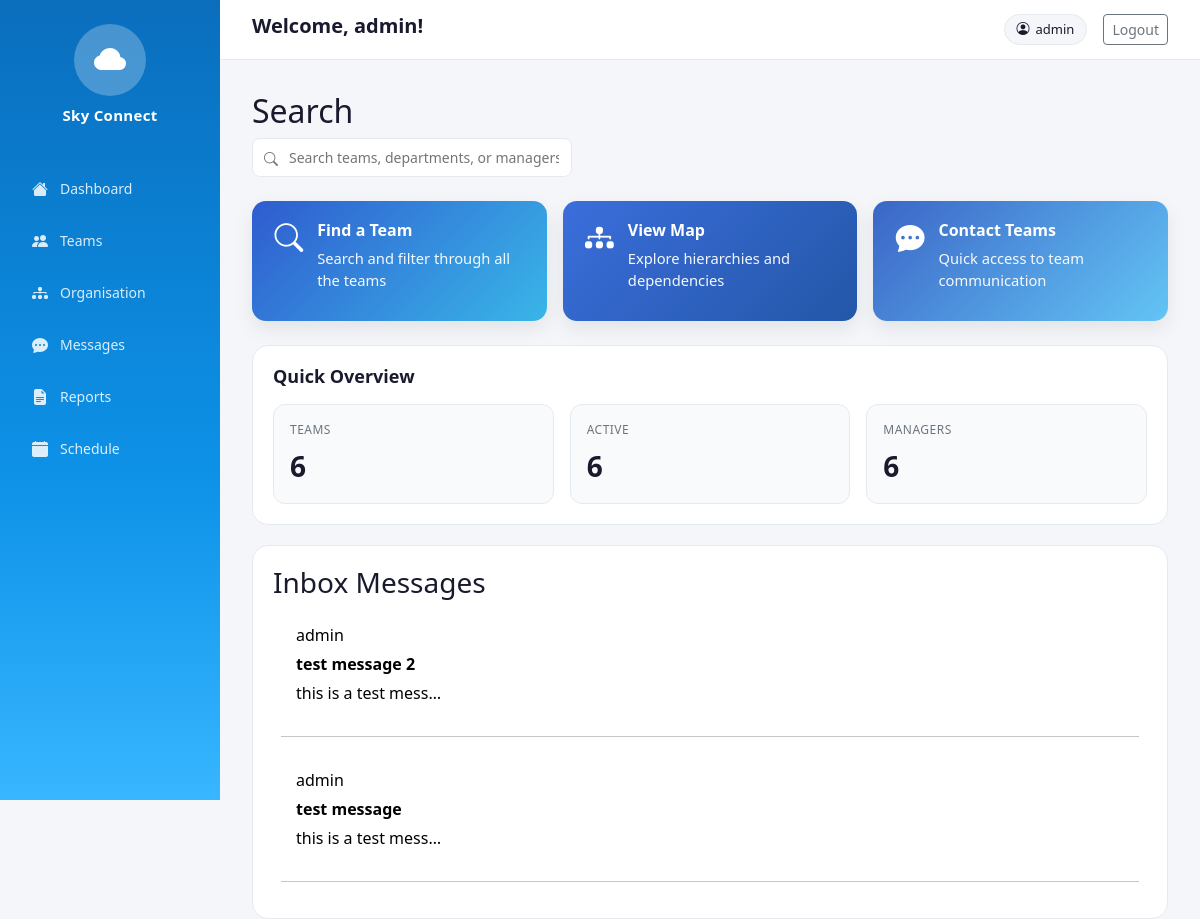
Before: /dashboard/ (signed in) with the older database file.
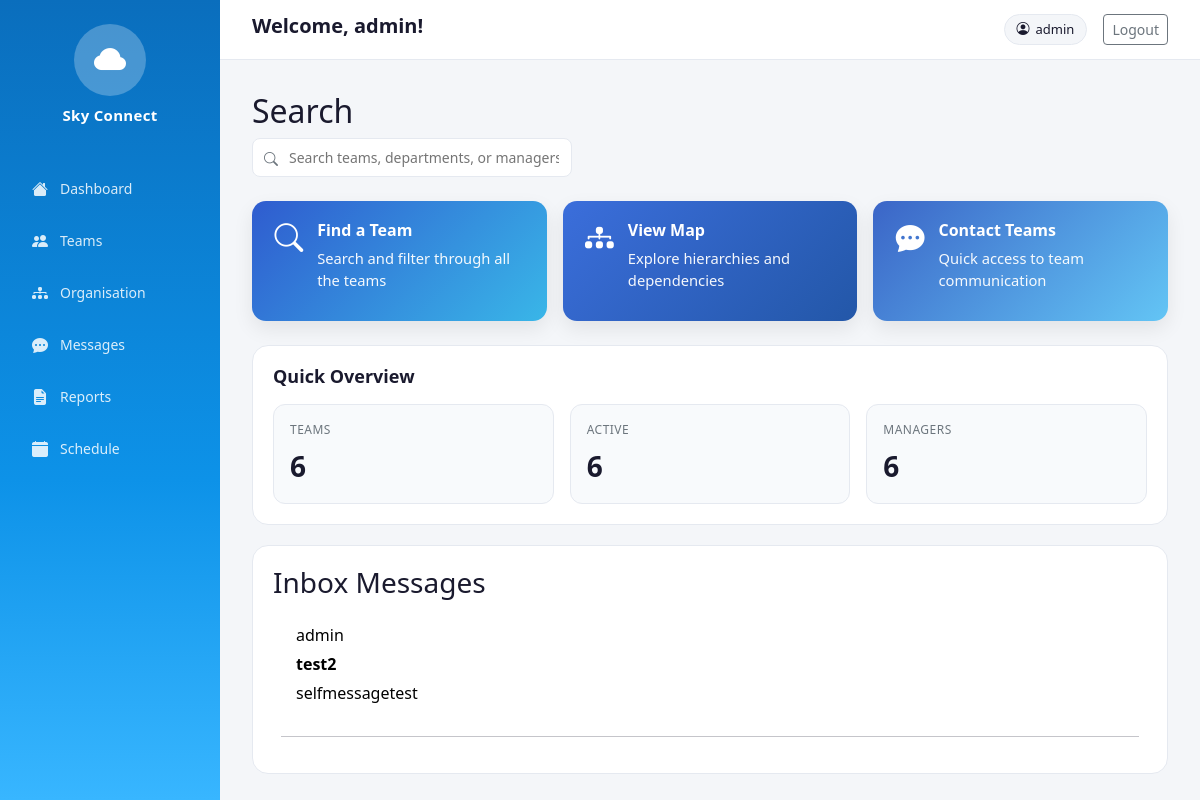
After: the same page with the newer database file.
### user_messages/models.py (models this page shows, shortened)
class user_messages(models.Model):
    sender = models.ForeignKey(
        User,
        on_delete=models.CASCADE,
        related_name='sent_messages'
    )
    receiver = models.ForeignKey(
        User,
        on_delete=models.CASCADE,
        related_name='received_messages',
        null=True,
        blank=True
    )
    subject = models.CharField(
        max_length=255,
        blank=True,
        null=True
    )
    body = models.TextField(
        blank=True,
        null=True
    )
    created_at = models.DateTimeField(auto_now_add=True)
    is_draft = models.BooleanField(default=False)

### dashboard/views.py (the view)
# urls.py: path('', dashboard_view, name='dashboard'),
@login_required
def dashboard_view(request):
    inbox = user_messages.objects.filter(
        receiver=request.user,
        is_draft=False
    ).order_by('-id')
    return render(request, 'dashboard.html', {
        'inbox': inbox,
    })

### dashboard/templates/dashboard.html (shortened to what this page needs)
{% extends 'base.html' %}
{% load static %}
{% block page_title %}<h1>Welcome, {{ user.username }}!</h1>{% endblock %}
{% block content %}
<link rel="stylesheet" href="{% static 'css/Messages.css' %}">
<link rel="stylesheet" href="{% static 'css/dash.css' %}">
<div class="dashboard-search-row">
    <h2>Search</h2>
    <form method="get" action="{% url 'dashboard_search' %}">
    <div class="search-wrapper">
        <i class="bi bi-search"></i>
        <input type="text" name="search" class="search-input" placeholder="Search teams, departments, or managers...">
    </div>
</form>
</div>
<div class="dashboard-actions">
    <a href="/teams/" class="dashboard-action-card action-card-blue">
        <div class="action-icon"><i class="bi bi-search"></i></div>
        <div>
            <h3>Find a Team</h3>
            <p>Search and filter through all the teams</p>
        </div>
    </a>
    <a href="/organisation/" class="dashboard-action-card action-card-dark">
        <div class="action-icon"><i class="bi bi-diagram-3-fill"></i></div>
        <div>
            <h3>View Map</h3>
            <p>Explore hierarchies and dependencies</p>
        </div>
    </a>
    <a href="/messages/" class="dashboard-action-card action-card-light">
        <div class="action-icon"><i class="bi bi-chat-dots-fill"></i></div>
        <div>
            <h3>Contact Teams</h3>
            <p>Quick access to team communication</p>
        </div>
    </a>
</div>
<section class="dashboard-panel overview-panel">
    <div class="section-head">
        <h2>Quick Overview</h2>
    </div>
    <div class="dashboard-stats">
        <div class="stat-box">
            <span class="stat-label">Teams</span>
            <span class="stat-value">6</span>
        </div>
        <div class="stat-box">
            <span class="stat-label">Active</span>
            <span class="stat-value">6</span>
        </div>
        <div class="stat-box">
            <span class="stat-label">Managers</span>
            <span class="stat-value">6</span>
        </div>
    </div>
</section>
<section class="dashboard-panel inbox-panel">
    <h3>Inbox Messages</h3>
    <div class="inbox-scroll">
        {% for msg in inbox %}
            <a class="previewText" href="{% url 'messages' %}?message_id={{ msg.id }}">
                <div class="previewMessage">
                    <div class="messageText">{{ msg.sender.username }}</div>
                    <strong class="previewText messageText">{{ msg.subject }}</strong><br>
                    <div class="messageText">{{ msg.body|truncatechars:20 }}</div>
                </div>
            </a>
            <hr>
        {% empty %}
            <p>No messages in inbox</p>
        {% endfor %}
    </div>
</section>
{% endblock %}

Changed rows visible on the page:
removed user_messages: sender.username "admin", subject "test message 2", body "this is a test mess…"
removed user_messages: sender.username "admin", subject "test message", body "this is a test mess…"
now on this page (row unchanged): user_messages: sender.username "admin", subject "test2", body "selfmessagetest"
